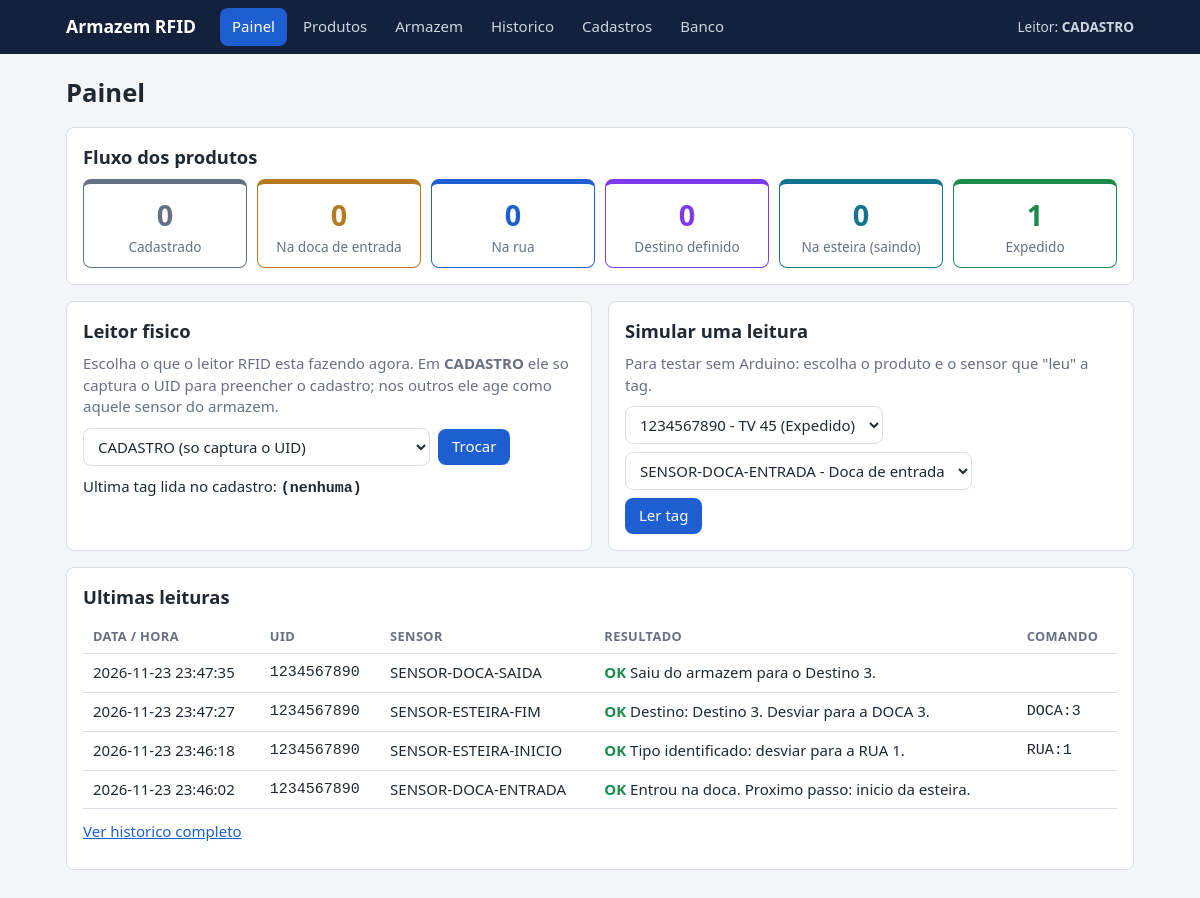
The page / on the database its author committed.
### tables this page shows
CREATE TABLE config (
    chave TEXT PRIMARY KEY,
    valor TEXT NOT NULL
);

CREATE TABLE produtos (
    id              INTEGER PRIMARY KEY AUTOINCREMENT,
    tag_uid         TEXT    NOT NULL UNIQUE,      -- UID da tag RFID
    tipo_produto_id INTEGER NOT NULL REFERENCES tipos_produto(id),
    status          TEXT    NOT NULL DEFAULT 'CADASTRADO',   -- veja STATUS em regras.py
    doca_entrada_id INTEGER REFERENCES docas(id),
    rua_id          INTEGER REFERENCES ruas(id),
    destino_id      INTEGER REFERENCES destinos(id),
    criado_em       TEXT    NOT NULL DEFAULT (datetime('now','localtime')),
    atualizado_em   TEXT    NOT NULL DEFAULT (datetime('now','localtime'))
);

CREATE TABLE eventos (
    id         INTEGER PRIMARY KEY AUTOINCREMENT,
    tag_uid    TEXT NOT NULL,
    produto_id INTEGER REFERENCES produtos(id) ON DELETE SET NULL,
    sensor_id  INTEGER REFERENCES sensores(id) ON DELETE SET NULL,
    sucesso    INTEGER NOT NULL,
    resultado  TEXT NOT NULL,
    comando    TEXT,                              -- comando enviado a esteira, se houve
    data_hora  TEXT NOT NULL DEFAULT (datetime('now','localtime'))
);

CREATE TABLE sensores (
    id      INTEGER PRIMARY KEY AUTOINCREMENT,
    codigo  TEXT NOT NULL UNIQUE,                 -- 'SENSOR-ESTEIRA-INICIO'
    local   TEXT NOT NULL CHECK (local IN ('DOCA_ENTRADA','ESTEIRA_INICIO','ESTEIRA_FIM','DOCA_SAIDA')),
    doca_id INTEGER REFERENCES docas(id)          -- opcional: doca em que o sensor fica
);

### app.py (the view)
@app.get("/")
def painel():
    por_status = {r["status"]: r["qtd"] for r in consulta("SELECT status, COUNT(*) AS qtd FROM produtos GROUP BY status")}
    return render_template(
        "painel.html",
        fluxo=[(codigo, nome, por_status.get(codigo, 0)) for codigo, nome in STATUS.items()],
        sensores=consulta("SELECT * FROM sensores ORDER BY id"),
        produtos=consulta(SQL_PRODUTOS + " ORDER BY p.id"),
        ultima=get_db().execute("SELECT * FROM ultima_leitura WHERE id=1").fetchone(),
        eventos=consulta(SQL_EVENTOS, 10),
    )

### app.py (called while the page is built)
@app.context_processor
def contexto_comum():
    return {"leitor_atual": banco.sensor_ativo(get_db())}

def consulta(sql, *params):
    return get_db().execute(sql, params).fetchall()

### banco.py (called while the page is built)
def get_db():
    if "db" not in g:
        g.db = sqlite3.connect(DB)
        g.db.row_factory = sqlite3.Row
        g.db.execute("PRAGMA foreign_keys = ON")
    return g.db

def fechar_db(_=None):
    db = g.pop("db", None)
    if db:
        db.close()

def sensor_ativo(db):
    r = db.execute("SELECT valor FROM config WHERE chave='sensor_ativo'").fetchone()
    return r[0] if r else "CADASTRO"

### regras.py (called while the page is built)
def rotulo_status(codigo):
    return STATUS.get(codigo, codigo)

### templates/painel.html (shortened to what this page needs)
{% extends "base.html" %}
{% set pagina = 'painel' %}
{% from "_macros.html" import tabela_eventos %}
{% block conteudo %}
<h1>Painel</h1>
<section class="card">
  <h2>Fluxo dos produtos</h2>
  <div class="fluxo" id="fluxo" data-auto>
    {% for codigo, nome, qtd in fluxo %}
      <div class="etapa st-{{ codigo|lower }}"><span class="qtd">{{ qtd }}</span><span class="nome">{{ nome }}</span></div>
    {% endfor %}
  </div>
</section>
<div class="grade">
  <section class="card">
    <h2>Leitor fisico</h2>
    <p class="suave">Escolha o que o leitor RFID esta fazendo agora. Em <b>CADASTRO</b> ele so captura o UID para
       preencher o cadastro; nos outros ele age como aquele sensor do armazem.</p>
    <form method="post" action="{{ url_for('trocar_sensor_ativo') }}" class="linha-form">
      <select name="sensor">
        <option value="CADASTRO" {{ 'selected' if leitor_atual == 'CADASTRO' }}>CADASTRO (so captura o UID)</option>
      </select>
      <button class="botao">Trocar</button>
    </form>
    <p>Ultima tag lida no cadastro: <b class="mono" id="ultima-uid">{{ ultima.tag_uid if ultima else '(nenhuma)' }}</b></p>
  </section>
  <section class="card">
    <h2>Simular uma leitura</h2>
    <p class="suave">Para testar sem Arduino: escolha o produto e o sensor que "leu" a tag.</p>
    <form method="post" action="{{ url_for('simular') }}" class="coluna-form">
      <select name="uid" required>
        {% for p in produtos %}<option value="{{ p.tag_uid }}">{{ p.tag_uid }} - {{ p.tipo }} ({{ rotulo_status(p.status) }})</option>
        {% else %}<option value="">(cadastre um produto primeiro)</option>{% endfor %}
      </select>
      <select name="sensor">
        {% for s in sensores %}<option value="{{ s.codigo }}">{{ s.codigo }} - {{ LOCAIS[s.local] }}</option>{% endfor %}
      </select>
      <button class="botao">Ler tag</button>
    </form>
  </section>
</div>
<section class="card">
  <h2>Ultimas leituras</h2>
  <div id="eventos-recentes" data-auto>{{ tabela_eventos(eventos) }}</div>
  <p><a href="{{ url_for('eventos') }}">Ver historico completo</a></p>
</section>
{% endblock %}

### templates/base.html (shortened to what this page needs)
<!doctype html>
<html lang="pt-br">
<head>
  <link rel="stylesheet" href="{{ url_for('static', filename='estilo.css') }}">
</head>
<body>
<header class="topo">
  <div class="container">
    <a class="logo" href="{{ url_for('painel') }}">Armazem RFID</a>
    <nav class="menu">
      <a href="{{ url_for('painel') }}"          class="{{ 'ativo' if pagina == 'painel' }}">Painel</a>
      <a href="{{ url_for('produtos') }}"        class="{{ 'ativo' if pagina == 'produtos' }}">Produtos</a>
      <a href="{{ url_for('armazem') }}"         class="{{ 'ativo' if pagina == 'armazem' }}">Armazem</a>
      <a href="{{ url_for('eventos') }}"         class="{{ 'ativo' if pagina == 'eventos' }}">Historico</a>
      <a href="{{ url_for('cadastros_inicio') }}" class="{{ 'ativo' if pagina == 'cadastros' }}">Cadastros</a>
      <a href="{{ url_for('ver_banco') }}"       class="{{ 'ativo' if pagina == 'banco' }}">Banco</a>
    </nav>
    <span class="leitor-atual" title="O que o leitor fisico esta fazendo agora">
      Leitor: <b>{{ leitor_atual }}</b>
    </span>
  </div>
</header>
<main class="container">
  {% block conteudo %}{% endblock %}
</main>
</body>
</html>

### templates/_macros.html (shortened to what this page needs)
{% macro tabela_eventos(lista) %}
<div class="rolagem">
<table class="tabela">
  <tr><th>Data / hora</th><th>UID</th><th>Sensor</th><th>Resultado</th><th>Comando</th></tr>
  {% for e in lista %}
  <tr class="{{ '' if e.sucesso else 'linha-erro' }}">
    <td>{{ e.data_hora }}</td>
    <td class="mono">{{ e.tag_uid }}</td>
    <td>{{ e.sensor or '-' }}</td>
    <td><span class="{{ 'texto-ok' if e.sucesso else 'texto-erro' }}">{{ 'OK' if e.sucesso else 'ERRO' }}</span> {{ e.resultado }}</td>
    <td class="mono">{{ e.comando or '' }}</td>
  </tr>
  {% else %}
  <tr><td colspan="5" class="vazio">Nenhuma leitura ainda.</td></tr>
  {% endfor %}
</table>
</div>
{% endmacro %}

### static/estilo.css (style rules this page uses)
:root { --cor-fundo: #f3f5f8; --cor-card: #ffffff; --cor-texto: #1f2933; --cor-texto-suave: #667085; --cor-borda: #d8dee6; --cor-principal: #1d5fd1; --cor-principal-hover:#164aa3; --cor-topo: #14213d; --cor-ok: #1b8a4b; --cor-erro: #c0392b; --st-cadastrado: #667085; --st-na_doca: #b7791f; --st-na_rua: #1d5fd1; --st-destino_definido: #7c3aed; --st-na_esteira: #0e7490; --st-expedido: #1b8a4b; --fonte: system-ui, -apple-system, "Segoe UI", Roboto, Arial, sans-serif; --fonte-codigo: ui-monospace, Consolas, "Courier New", monospace; --tamanho-fonte: 15px; --raio: 8px; --espaco: 16px; --largura-max: 1100px; }
* { box-sizing: border-box; }
body { margin: 0; font-family: var(--fonte); font-size: var(--tamanho-fonte); color: var(--cor-texto); background: var(--cor-fundo); line-height: 1.45; }
h1 { font-size: 1.6rem; margin: 0 0 var(--espaco); }
h2 { font-size: 1.15rem; margin: 0 0 8px; }
p { margin: 0 0 10px; }
a { color: var(--cor-principal); }
.container { max-width: var(--largura-max); margin: 0 auto; padding: 0 var(--espaco); }
main.container { padding-top: 20px; padding-bottom: 40px; }
.suave { color: var(--cor-texto-suave); }
.card > div + p { margin-top: 12px; }
.mono { font-family: var(--fonte-codigo); overflow-wrap: anywhere; }
.topo { background: var(--cor-topo); color: #fff; }
.topo .container { display: flex; align-items: center; gap: 24px; flex-wrap: wrap; min-height: 54px; }
.logo { color: #fff; font-weight: 700; font-size: 1.1rem; text-decoration: none; }
.menu { display: flex; gap: 4px; flex-wrap: wrap; flex: 1; }
.menu a { color: #cbd5e1; text-decoration: none; padding: 8px 12px; border-radius: var(--raio); }
.menu a.ativo { background: var(--cor-principal); color: #fff; }
.leitor-atual { font-size: .85rem; color: #cbd5e1; }
.card { background: var(--cor-card); border: 1px solid var(--cor-borda); border-radius: var(--raio); padding: var(--espaco); margin-bottom: var(--espaco); }
.grade { display: grid; grid-template-columns: repeat(auto-fit, minmax(320px, 1fr)); gap: var(--espaco); }
.grade .card, .grade-ruas .card { margin-bottom: 0; }
.grade { margin-bottom: var(--espaco); }
.texto-ok { color: var(--cor-ok); font-weight: 700; }
.rolagem { overflow-x: auto; }
.tabela { width: 100%; border-collapse: collapse; background: var(--cor-card); }
.tabela th, .tabela td { text-align: left; padding: 8px 10px; border-bottom: 1px solid var(--cor-borda); vertical-align: middle; }
.tabela th { font-size: .8rem; text-transform: uppercase; letter-spacing: .03em; color: var(--cor-texto-suave); }
input, select { font: inherit; padding: 7px 10px; border: 1px solid var(--cor-borda); border-radius: var(--raio); background: #fff; color: var(--cor-texto); }
input, select { max-width: 100%; }
.botao { font: inherit; padding: 7px 14px; border: 0; border-radius: var(--raio); background: var(--cor-principal); color: #fff; cursor: pointer; }
.linha-form { display: flex; gap: 8px; flex-wrap: wrap; align-items: center; margin-bottom: 10px; }
.coluna-form { display: flex; flex-direction: column; gap: 8px; align-items: flex-start; }
.coluna-form select { max-width: 100%; }
.st-cadastrado { --cor-status: var(--st-cadastrado); }
.st-na_doca { --cor-status: var(--st-na_doca); }
.st-na_rua { --cor-status: var(--st-na_rua); }
.st-destino_definido { --cor-status: var(--st-destino_definido); }
.st-na_esteira { --cor-status: var(--st-na_esteira); }
.st-expedido { --cor-status: var(--st-expedido); }
.fluxo { display: grid; grid-template-columns: repeat(auto-fit, minmax(130px, 1fr)); gap: 10px; }
.etapa { border: 1px solid var(--cor-status); border-top: 5px solid var(--cor-status); border-radius: var(--raio); padding: 10px; text-align: center; }
.etapa .qtd { display: block; font-size: 1.8rem; font-weight: 700; color: var(--cor-status); }
.etapa .nome { font-size: .85rem; color: var(--cor-texto-suave); }

### rows shown on the page
config: valor "CADASTRO"
produtos: qtd "1", status "Expedido"
eventos: data_hora "2026-11-23 23:47:35", tag_uid "1234567890", codigo "SENSOR-DOCA-SAIDA", sucesso "OK", resultado "Saiu do armazem para o Destino 3."
eventos: data_hora "2026-11-23 23:47:27", tag_uid "1234567890", codigo "SENSOR-ESTEIRA-FIM", sucesso "OK", resultado "Destino: Destino 3. Desviar para a DOCA 3.", comando "DOCA:3"
eventos: data_hora "2026-11-23 23:46:18", tag_uid "1234567890", codigo "SENSOR-ESTEIRA-INICIO", sucesso "OK", resultado "Tipo identificado: desviar para a RUA 1.", comando "RUA:1"
eventos: data_hora "2026-11-23 23:46:02", tag_uid "1234567890", codigo "SENSOR-DOCA-ENTRADA", sucesso "OK", resultado "Entrou na doca. Proximo passo: inicio da esteira."

### other values the page prints
{{ qtd }} "0" "0" "0" "0" "0"
{{ nome }} "Cadastrado" "Na doca de entrada" "Na rua" "Destino definido" "Na esteira (saindo)"
{{ ultima.tag_uid if ultima else '(nenhuma)' }} "(nenhuma)"
form field uid "1234567890 - TV 45 (Expedido)"
form field sensor "SENSOR-DOCA-ENTRADA - Doca de entrada"
